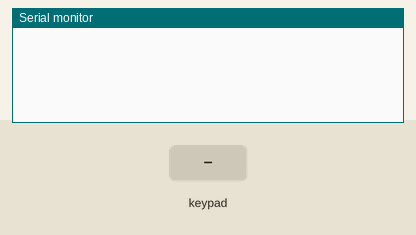
This sketch was run on a simulated Arduino Uno, built with avr-gcc and run on an emulated ATmega328P. Parts: the last lines printed to the serial monitor. Wiring (inferred from the names in the program): 4×4 keypad with keys 1 2 3 A 4 5 6 B 7 8 9 C * 0 # D: rows pin 11, pin 10, pin 9, pin 8; columns pin 7, pin 6, pin 5, pin 4. Inputs (shaded band) come from the test bench.

Above: at 1.2 s.
1.3 s: key '1' pressed
At 2.1 s:
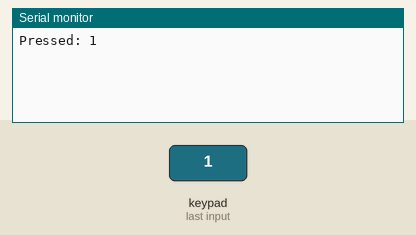
2.9 s: keypad keys 1 1 1 0 9 8 # pressed 0.4 s apart
At 6.3 s:
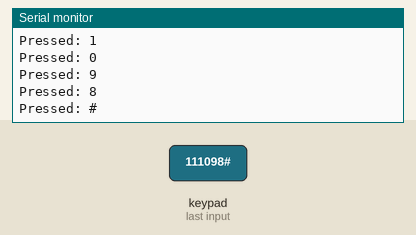
7.2 s: key 'A' pressed
At 7.7 s:
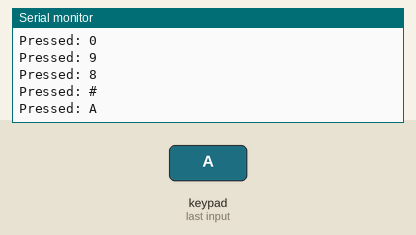
8.8 s: keypad keys 1 1 1 0 9 8 * pressed 0.4 s apart
At 12.0 s:
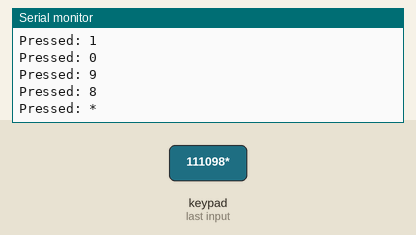
13.1 s: key 'B' pressed
At 14.4 s:
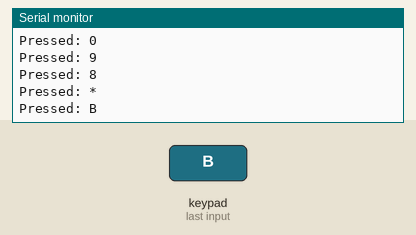
14.7 s: keypad keys 1 1 1 0 9 8 D pressed 0.4 s apart
At 17.7 s:
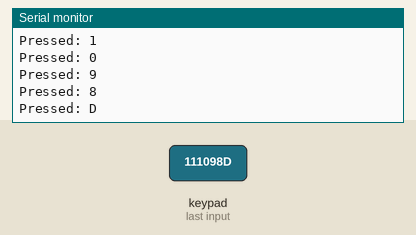
Timing chart, 0 to 19.2 s (numbered marks = the images above; inputs shaded):
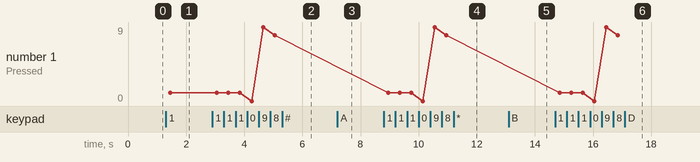

The sketch:

keypad.ino
```cpp
/**
 * @author: Vegetable-SYC
 *
 * @file: Sketch_23.1.1_Get_Input_Characters.ino
 *
 * @date: 2025/10/22
**/

// Define row and column pins
const byte ROWS = 4;
const byte COLS = 4;
byte rowPins[ROWS] = {11, 10, 9, 8};  // Row pins
byte colPins[COLS] = {7, 6, 5, 4};    // Column pins

// Key mapping table
char keys[ROWS][COLS] = {
  {'1','2','3','A'},
  {'4','5','6','B'},
  {'7','8','9','C'},
  {'*','0','#','D'}
};

void setup() {
  Serial.begin(9600);
  // Configure row pins as OUTPUT and set HIGH initially
  for (byte r = 0; r < ROWS; r++) {
    pinMode(rowPins[r], OUTPUT);
    digitalWrite(rowPins[r], HIGH);
  }
  // Configure column pins as INPUT with pull-up resistors
  for (byte c = 0; c < COLS; c++) {
    pinMode(colPins[c], INPUT_PULLUP);
  }
}

void loop() {
  char key = getKey();
  if (key != '\0') {
    Serial.print("Pressed: ");
    Serial.println(key);
  }
}

char getKey() {
  // Scan each row sequentially
  for (byte r = 0; r < ROWS; r++) {
    digitalWrite(rowPins[r], LOW);              // Activate current row
    for (byte c = 0; c < COLS; c++) {
      if (digitalRead(colPins[c]) == LOW) {     // Check if key is pressed (LOW)
        delay(20);                              // Debounce delay
        while (digitalRead(colPins[c]) == LOW); // Wait for key release
        digitalWrite(rowPins[r], HIGH);         // Deactivate current row
        return keys[r][c];                      // Return corresponding key value
      }
    }
    digitalWrite(rowPins[r], HIGH);             // Deactivate current row
  }
  return '\0';                                  // No key pressed
}
```

Measured:
- after the input at 1.3 s, the serial monitor: prints a new line after 0.15 s (image 1)
- after the input at 2.9 s, the serial monitor: prints a new line after 1.4 s (image 2)
- after the input at 7.2 s, the serial monitor: prints a new line after 0.15 s (image 3)
- after the input at 8.8 s, the serial monitor: prints a new line after 0.15 s (image 4)
- after the input at 13.1 s, the serial monitor: prints a new line after 0.15 s (image 5)
- after the input at 14.7 s, the serial monitor: prints a new line after 0.15 s (image 6)
- plotted number 1: 1 → 8 after the input at 2.9 s
